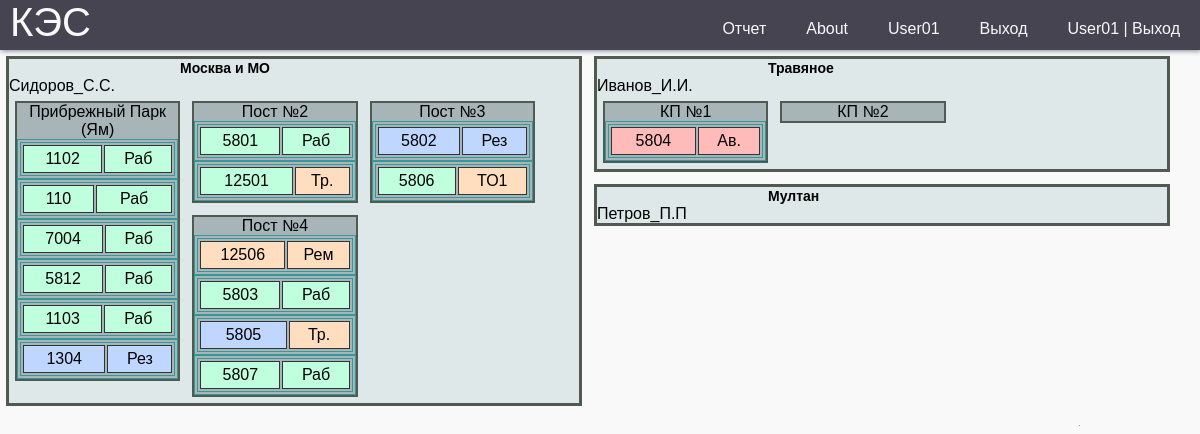
Screenshot of / (signed in) with the database file from the repository.
### report/models.py (models this page shows, shortened)
class ObjectKES(models.Model):
    name = models.CharField(max_length=30)
    manager = models.ForeignKey(get_user_model(),
                               on_delete=models.SET_NULL,
                               related_name='manager_obj',
                               null=True, default=None)
    public = models.BooleanField(default=False)
    class Meta:
        verbose_name = 'Объект'
        verbose_name_plural = 'Объект'

class Location(models.Model):
    name = models.CharField(max_length=30)
    object_kes = models.ForeignKey(ObjectKES, on_delete=models.SET_NULL, null=True)
    operator = models.ForeignKey(get_user_model(),
                               on_delete=models.SET_NULL,
                               related_name='operator_area',
                               null=True, default=None)
    address = models.CharField(max_length=250, blank=True)
    class Meta:
        verbose_name = 'Участок'
        verbose_name_plural = 'Участок'

class CreateDGU(models.Model):
    name = models.CharField(max_length=30, verbose_name="Номер Дгу")
    hours = models.FloatField(null=True, default=0, verbose_name='МотоЧасы')
    maker_dvs = models.ForeignKey(Maker, on_delete=models.SET_NULL, null=True, blank=True, verbose_name="Производитель")
    long_name = models.CharField(max_length=30, null=True, blank=True, verbose_name="Название Дгу")
    post_name = models.ForeignKey(Post, on_delete=models.SET_NULL, null=True, blank=True, verbose_name="Название поста")
    dvs = models.ForeignKey(DVS, on_delete=models.SET_NULL, null=True, blank=True, verbose_name="ДВС")
    alternator = models.ForeignKey(Alternator, on_delete=models.SET_NULL, null=True, blank=True, verbose_name="Генератор")
    location = models.ForeignKey(Location, on_delete=models.SET_NULL, null=True, blank=True, verbose_name="Обьект")
    work = models.BooleanField(default=False, verbose_name='в Работе')
    status = models.ForeignKey(Status, on_delete=models.SET_NULL, null=True, verbose_name="Состояние")
    emkost_nak = models.ForeignKey(TK, on_delete=models.SET_NULL, default=1,
                                   null=True, blank=True, verbose_name="Номер накопительной емкости")
    emkost_pit = models.ForeignKey(Emkost, on_delete=models.SET_NULL, default=1,
                                   null=True, blank=True, verbose_name="Номер питательной емкости")
    pump_meter = models.ForeignKey(Pump_meter, on_delete=models.SET_NULL, default=1,
                                   null=True, blank=True, verbose_name="Счетчик насоса")
    mercury = models.ForeignKey(Mercury, on_delete=models.SET_NULL, null=True, blank=True, default=1,
                                verbose_name="Счетчик меркурий")
    paralel = models.BooleanField(default=False, verbose_name='Паралель')
    koguch = models.BooleanField(default=False, verbose_name='Кожухное Исполнение')
    weight = models.PositiveIntegerField(null=True, blank=True, default=0, verbose_name='Вес кг')
    lsh = models.CharField(max_length=100, null=True, blank=True, verbose_name="Длинна * Ширина * Высота ")
    title = models.CharField(max_length=250, blank=True, verbose_name='Описание  проблем')
    data_to = models.DateField(blank=True, null=True,  verbose_name='Дата последнего ТО')
    motochas_to = models.PositiveIntegerField(null=True, blank=True,  verbose_name='Моточасы последнего ТО')
    interval_to = models.PositiveIntegerField(null=True, blank=True, default=300, verbose_name='Межсервисный интервал')
    nagruzka = models.BooleanField(default=True, verbose_name='Нагрузка')
    active = models.BooleanField(default=True, verbose_name='Активная Нагрузка')
    reactive = models.BooleanField(default=True, verbose_name='Реактивная Нагрузка')
    full_load = models.BooleanField(default=True, verbose_name='Полная Нагрузка')
    l1 = models.BooleanField(default=True, verbose_name='L1')
    l2 = models.BooleanField(default=True, verbose_name='L2')
    l3 = models.BooleanField(default=True, verbose_name='L3')
    voltage = models.BooleanField(default=True, verbose_name='Напряжение')
    frequency = models.BooleanField(default=True, verbose_name='Частота')
    dmasla = models.BooleanField(default=True, verbose_name='Давление масла')
    tog = models.BooleanField(default=True, verbose_name='Темп. Охл. Жидкости')
    akb = models.BooleanField(default=True, verbose_name='АКБ')
    primechanie = models.BooleanField(default=True, verbose_name='Примечания')
    tk_nak = models.BooleanField(default=True, verbose_name='ТК')
    emk_pit = models.BooleanField(default=True, verbose_name='Емкость питательная')
    pump_m = models.BooleanField(default=True, verbose_name='Счетчик Насоса')
    mrc = models.BooleanField(default=False, verbose_name='Меркурий')
    class Meta:
        verbose_name = 'ДГУ'
        verbose_name_plural = 'ДГУ'

### report/views.py (the view)
# urls.py: path("", index, name='index'),
@login_required
def index(request):
    dgus = CreateDGU.objects.all()
    location = Location.objects.all()
    object_kes = ObjectKES.objects.filter(public=True,)
    return render(request, "index.html", {'dgus': dgus, 'location': location, 'object_kes': object_kes})

### report/templates/index.html (shortened to what this page needs)
{% extends 'base.html' %}
{% load static %}
{% block css %}
    <link rel="stylesheet" href="{% static 'style/style.css' %}">
    <link rel="stylesheet" href="{% static 'style/style_index.css' %}">
{% endblock css %}
{% block content %}
<main>
        {% for objkes in object_kes %}
            <div class="blok_1  inline">
                    <a class="obj1" href="{% url 'object_kes' objkes.id %}" >{{ objkes.name }}</a>
                    <p>{{ objkes.manager }}</p>
                    {% for lct in location %}
                        {% if objkes.id == lct.object_kes.id %}
                            <div class="blok_2 inline">
                            <p>{{ lct.name }}</p>
                            {% for dgu in dgus %}
                                {% if lct.id == dgu.location.id %}
                                <table border="1" width="100%">
                                <tr>
                                    {% if dgu.status.id == 2 %}
                                        <td class="dgu_status_avar"><a href="{% url 'dgu' dgu.id %}" >{{dgu.name}}</a></td>
                                    {% elif  dgu.status.id == 3 %}
                                        <td class="dgu_status_rem"><a href="{% url 'dgu' dgu.id %}" >{{dgu.name}}</a></td>
                                    {% elif not dgu.work %}
                                        <td class="dgu_status_res"><a href="{% url 'dgu' dgu.id %}" >{{dgu.name}}</a></td>
                                    {% elif dgu.work %}
                                        <td class="dgu_status_rab" ><a href="{% url 'dgu' dgu.id %}" >{{dgu.name}}</a></td>
                                    {% endif %}
                                    {% if dgu.work and dgu.status.id == 1 %}
                                        <td>Раб</td>
                                    {% elif not dgu.work and dgu.status.id == 1 %}
                                        <td class="dgu_status_res">Рез</td>
                                    {% elif dgu.status.id == 2 %}
                                        <td class="dgu_status_avar">Ав.</td>
                                    {% elif dgu.status.id == 3 %}
                                        <td class="dgu_status_rem">Рем</td>
                                    {% elif dgu.status.id == 4 %}
                                        <td class="dgu_status_rem">Тр.</td>
                                    {% elif dgu.status.id == 5 %}
                                        <td class="dgu_status_rem">ТО1</td>
                                    {% else %}<td> </td>
                                    {% endif %}
                                </tr></table>
                                {% endif %}
                            {% endfor %}
                            </div>
                        {% endif %}
                    {% endfor %}
            </div>
        {% endfor %}
    </main>
{% endblock content %}

### report/templates/base.html (shortened to what this page needs)
<!DOCTYPE html>
{% load static %}
<html lang="ru">
<head>
    {% block css %}{% endblock css %}
</head>
<body>
    <header class="header">
         <a href="{%url 'index'%}" class="logo">КЭС</a>
        <nav class="nav">
            <ul class="menu">
                {% if user.is_authenticated %}
                <li><a href="{%url 'create_dgu'%}">Отчет</a></li>
                <li><a href="#">About</a></li>
                <li><a href="admin/">{{user.username}}</a></li>
                <li><a href="{%url 'users:logout'%}">Выход</a></li>
                <li><a href="{%url 'users:logout'%}">{{user.username}} | Выход</a></li>
                {% else %}
                <li><a href="{%url 'users:login'%}">Авторизация</a></li>
                {% endif %}
            </ul>
        </nav>
    </header>
    {% block content %}{% endblock content %}
</body>
</html>

### report/static/style/style.css (style rules this page uses)
:root { --white: #f9f9f9; --black: #464451; --grey: #85888C; }
* { margin: 0; padding: 0; box-sizing: border-box; }
body { background-color: var(--white); font-family: "Poppins", sans-serif; }
a { text-decoration: none; }
ul { list-style: none; }
.header { background-color: var(--black); box-shadow: 1px 1px 5px 0px var(--grey); position: sticky; top: 0; width: 100%; height: 50px; }
.logo { display: inline-block; color: var(--white); font-size: 40px; margin-left: 10px; }
.nav { width: 100%; height: 100%; position: fixed; background-color: var(--black); overflow: hidden; }
.menu a { display: block; padding: 20px; color: var(--white); }
.nav { max-height: 0; transition: max-height .5s ease-out; }
td, th { margin: 5px; padding: 5px; }
@media (min-width: 768px) { .nav { max-height: 70px; top: 0; position: relative; float: right; width: fit-content; background-color: transparent; } }
@media (min-width: 768px) { .menu li { float: left; } }

### report/static/style/style_index.css (style rules this page uses)
main a { color: #000; }
main a:-webkit-any-link { color: #000; }
.inline { width: 31%; margin: 6px; float: left; }
.blok_1 { background-color: #DEE8E8; border: 3px solid rgb(81, 90, 81); }
.obj1 { color: #000; font-size: 14px; font-weight: bold; text-decoration: none; margin-left: 30%; }
.blok_2 { width: 29%; background-color: rgb(168, 181, 184); border: 2px solid rgb(81, 90, 81); text-align: center; }
table { border: 4px double #399; }
td { background: #BFFFDD; border: 1px solid #333; empty-cells: hide; padding: 4px; }
.dgu_status_rab { background: #BFFFDD; }
.dgu_status_res { background: #BFD6FF; }
.dgu_status_avar { background: #FFBABA; }
.dgu_status_rem { background: #FFDDBF; }
@media (max-width: 1220px) { .inline { width: 48%; } }
@media (max-width: 1220px) { .blok_2 { width: 29%; } }

### rows the page displays
ObjectKES: name "Москва и МО", manager "Сидоров_C.С."
Location: name "Прибрежный Парк (Ям)"
CreateDGU: name "1102", work "Раб"
CreateDGU: name "110", work "Раб"
CreateDGU: name "7004", work "Раб"
CreateDGU: name "5812", work "Раб"
CreateDGU: name "1103", work "Раб"
CreateDGU: name "1304", work "Рез"
Location: name "Пост №2"
CreateDGU: name "5801", work "Раб"
CreateDGU: name "12501", work "Тр."
Location: name "Пост №3"
CreateDGU: name "5802", work "Рез"
CreateDGU: name "5806", work "ТО1"
Location: name "Пост №4"
CreateDGU: name "12506", work "Рем"
CreateDGU: name "5803", work "Раб"
CreateDGU: name "5805", work "Тр."
CreateDGU: name "5807", work "Раб"
ObjectKES: name "Травяное", manager "Иванов_И.И."
Location: name "КП №1"
CreateDGU: name "5804", work "Ав."
Location: name "КП №2"
ObjectKES: name "Мултан", manager "Петров_П.П"

### other values shown
{{ user.username }} "User01"
